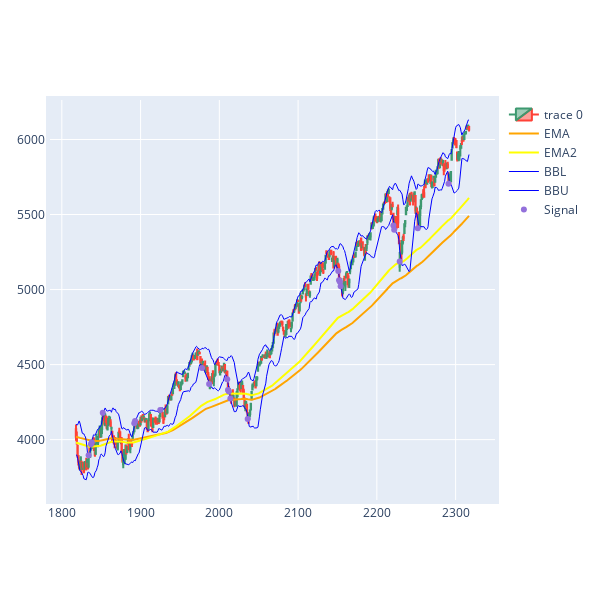

Write notebook code for a chart like this one.
### Markdown cell above
### Visualization

### Code cell
def pointposbreak(x):
    ''' Visualize the signal points of the ordersignal
    '''
    if x['ordersignal']!=0:
        return x['ordersignal']
    else:
        return np.nan
    
data['pointposbreak'] = data.apply(lambda row: pointposbreak(row), axis=1)

dfpl = data[-500:].copy()

fig = go.Figure(data=[go.Candlestick(x=dfpl.index,
                open=dfpl['Open'],
                high=dfpl['High'],
                low=dfpl['Low'],
                close=dfpl['Close']),
                go.Scatter(x=dfpl.index, y=dfpl.EMA, line=dict(color='orange', width=2), name="EMA"),
                go.Scatter(x=dfpl.index, y=dfpl.EMA2, line=dict(color='yellow', width=2), name="EMA2"),        
                go.Scatter(x=dfpl.index, y=dfpl['BBL_14_2.0'], line=dict(color='blue', width=1), name="BBL"),
                go.Scatter(x=dfpl.index, y=dfpl['BBU_14_2.0'], line=dict(color='blue', width=1), name="BBU")])

fig.add_scatter(x=dfpl.index, y=dfpl['pointposbreak'], mode="markers",
                marker=dict(size=6, color="MediumPurple"),
                name="Signal")
fig.update_xaxes(rangeslider_visible=False)
fig.update_layout(autosize=False, width=600, height=600,margin=dict(l=50,r=50,b=100,t=100,pad=4), paper_bgcolor="white")
fig.show()

### Figure 1 — Plotly figure (JSON) as saved in the notebook; plotly's stock layout.template omitted (floating-point values rounded to 4 significant figures; data arrays with more than 128 entries replaced by an {"elided": "..."} marker saying what was removed)
{"data": [{"close": {"elided": "500 float values"}, "high": {"elided": "500 float values"}, "low": {"elided": "500 float values"}, "open": {"elided": "500 float values"}, "type": "candlestick", "x": {"elided": "500 int values"}}, {"line": {"color": "orange", "width": 2}, "name": "EMA", "type": "scatter", "x": {"elided": "500 int values"}, "y": {"elided": "500 float values"}}, {"line": {"color": "yellow", "width": 2}, "name": "EMA2", "type": "scatter", "x": {"elided": "500 int values"}, "y": {"elided": "500 float values"}}, {"line": {"color": "blue", "width": 1}, "name": "BBL", "type": "scatter", "x": {"elided": "500 int values"}, "y": {"elided": "500 float values"}}, {"line": {"color": "blue", "width": 1}, "name": "BBU", "type": "scatter", "x": {"elided": "500 int values"}, "y": {"elided": "500 float values"}}, {"marker": {"color": "MediumPurple", "size": 6}, "mode": "markers", "name": "Signal", "type": "scatter", "x": {"elided": "500 int values"}, "y": {"elided": "500 float values"}}], "layout": {"autosize": false, "height": 600, "margin": {"b": 100, "l": 50, "pad": 4, "r": 50, "t": 100}, "paper_bgcolor": "white", "width": 600, "xaxis": {"rangeslider": {"visible": false}}}}
